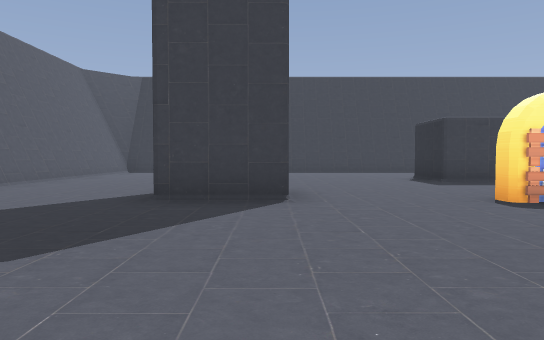
view 1 (above)

19 first-person views from a walk through a Godot game level. The camera is 1.2 m above the floor, tilts 2° down and sees 70° across. The floor is counted in squares, 2 m on a side. Each view is taken from the middle of a square. On the plan, view 1 faces up. The plan holds only what a view shows up to about 11 squares ahead; the rest is blank. Characters and animated objects are not drawn.

view 2
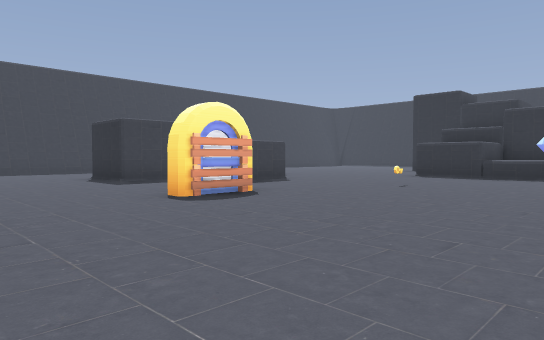

view 3
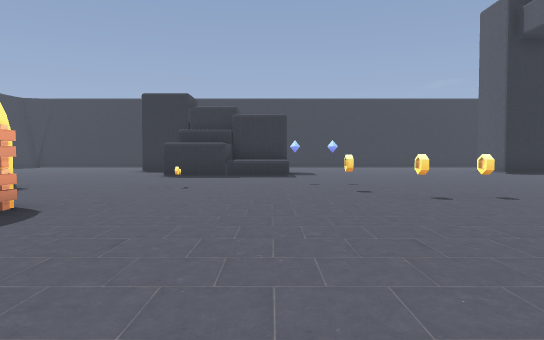

view 4
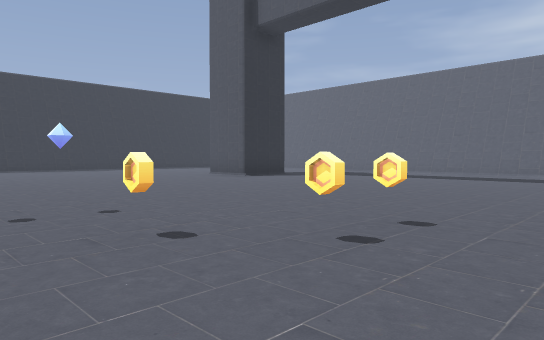

view 5
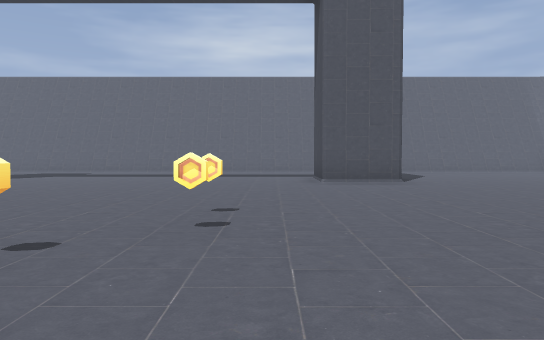

view 6
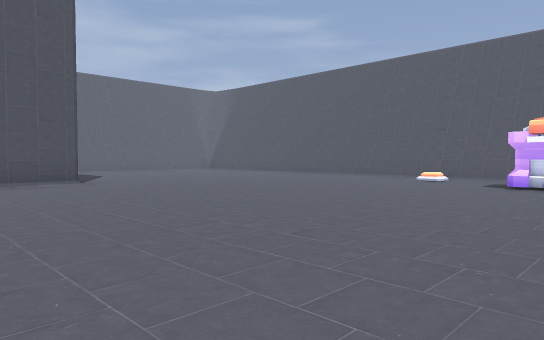

view 7
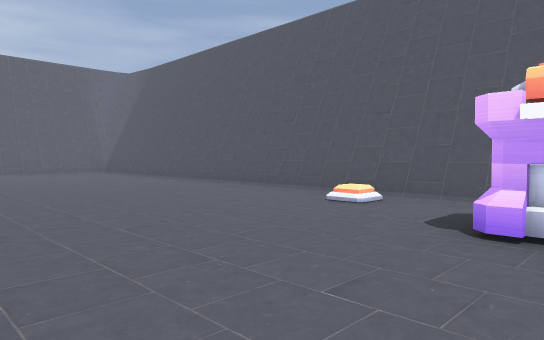

view 8
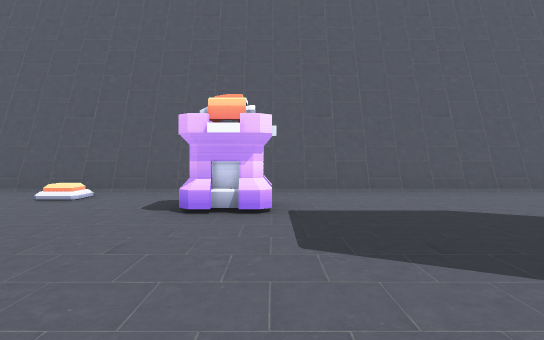

view 9
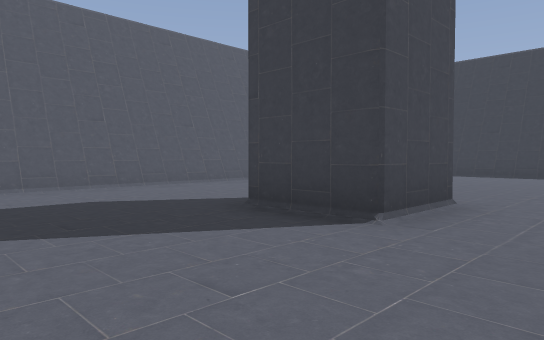

view 10
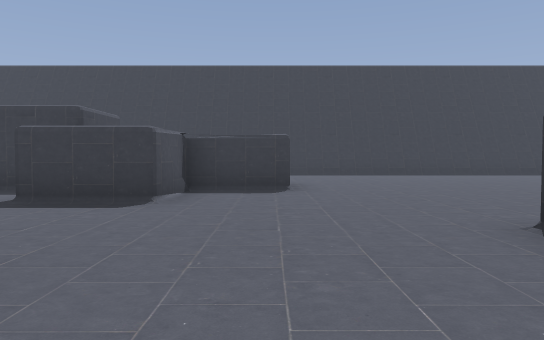

view 11
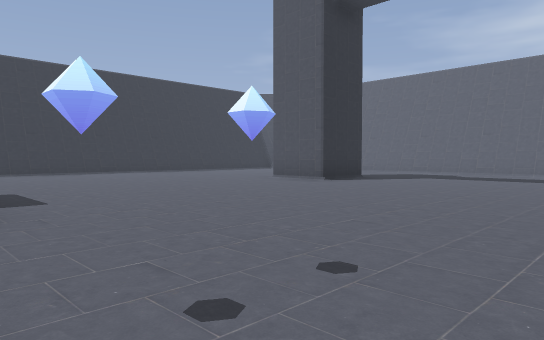

view 12
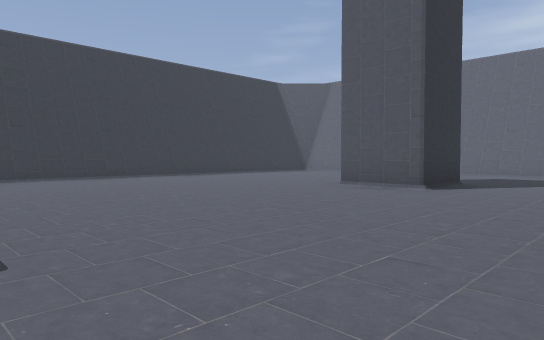

view 13
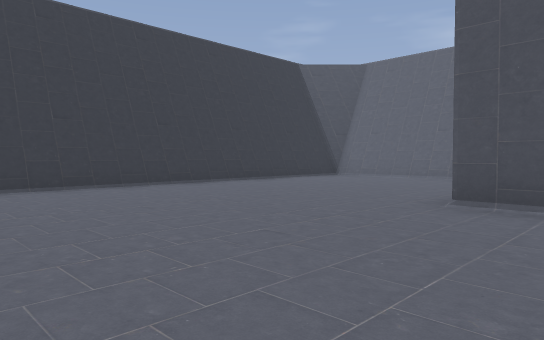

view 14
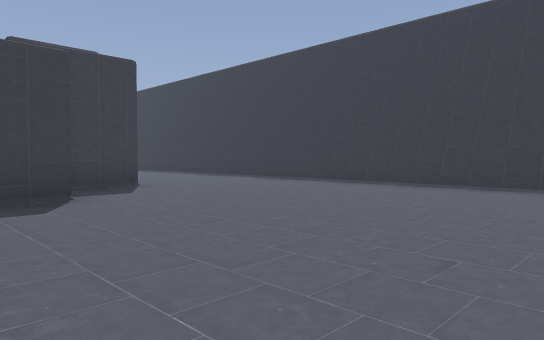

view 15
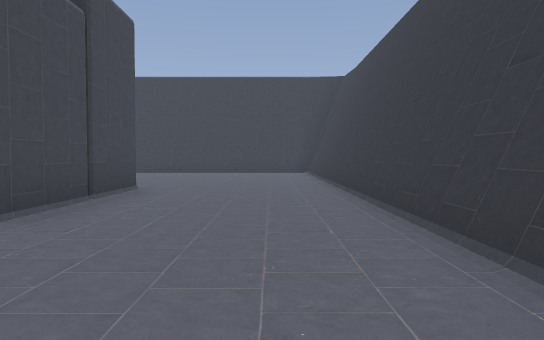

view 16
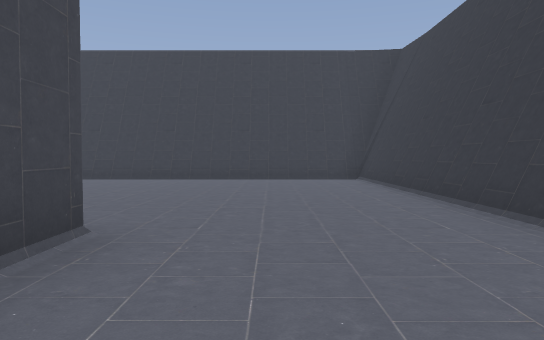

view 17
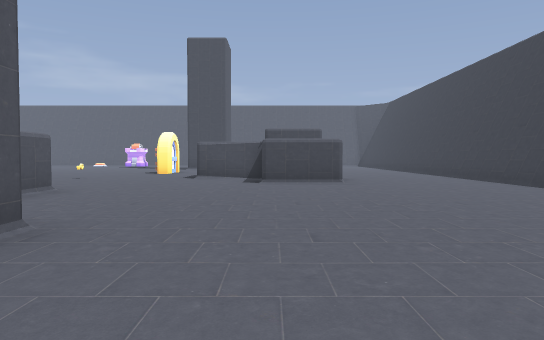

view 18
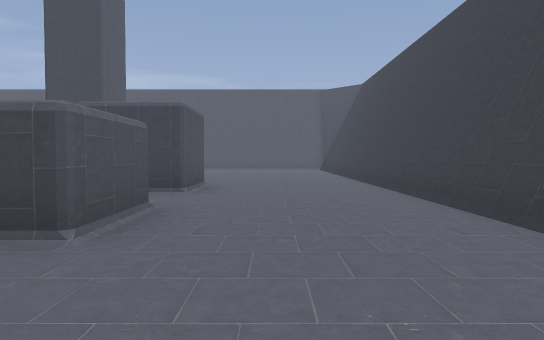

view 19
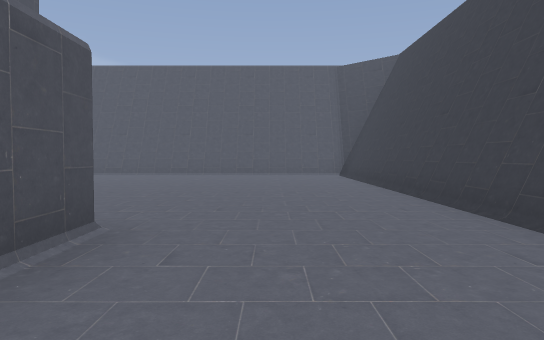

### Floor plan
Points are (right, up) in squares from view 1. A wall is a line through its corners. A room is listed if a view was taken in it or the views show most of it. See-through windows are left out.
Room 1 (views 1, 2, 3, 4, 5, 6, 7, 8, 9, 10, 11, 12, 13, 14, 15, 16, 17, 18, 19)
walls: (4.5, 4.9) (3.1, 4.9) (3.1, 5.5); (4.6, 5.1) (3.1, 5.1); (11.1, 5.1) (12.1, 5.1); (12.4, 3.3) (11.1, 3.3) (11.1, 4.5); (7.4, 8.3) (7.7, 7.5); (14.8, 1.5) (13.9, 1.5); (5.1, 8.8) (3.9, 8.8) (3.9, 10.6) (5.7, 10.6) (5.7, 9.9); (2, -5.8) (3.9, -5.8) (3.9, -7.5); (0.2, 6.9) (0.2, 5.1) (-1.6, 5.1); (7.5, 10.6) (9.3, 10.6) (9.3, 8.8) (7.5, 8.8) (7.5, 7) (5.8, 7); (13, -7.6) (13, -5.8) (14.8, -5.8); (16.6, 6.9) (16.6, 3.3) (15.2, 3.3); (12.1, -11.5) (13.2, -11.5); (10.4, 14.5) (-4, 14.5); (16.8, -11.5) (18.2, -11.5); (-5.5, 11) (-5.5, -8.1); (20.5, -9.2) (20.5, 14.5) (12.7, 14.5)
low walls: (11.1, 1.9) (11.1, 3.2)
objects: button (-5, -1); turret (-4, 1) to (-3, 2); coin (6, -1); coin (6, 0); coin (7, 1); other object (7, 4)

Positions as (right, up) in squares from view 1, and headings:
1: (0, 0), facing up
2: (0, 0), facing up-right
3: (0, 2), facing right
4: (4, 2), facing down-right
5: (5, 3), facing down
6: (5, 3), facing down-left
7: (0, 2), facing down-left
8: (1, 2), facing left
9: (2, 2), facing up-left
10: (9, 2), facing up
11: (7, 2), facing down-right
12: (10, 1), facing down-right
13: (13, -1), facing down-right
14: (13, -4), facing up-right
15: (19, 0), facing up
16: (18, 4), facing up
17: (18, 9), facing left
18: (12, 12), facing left
19: (7, 12), facing left
